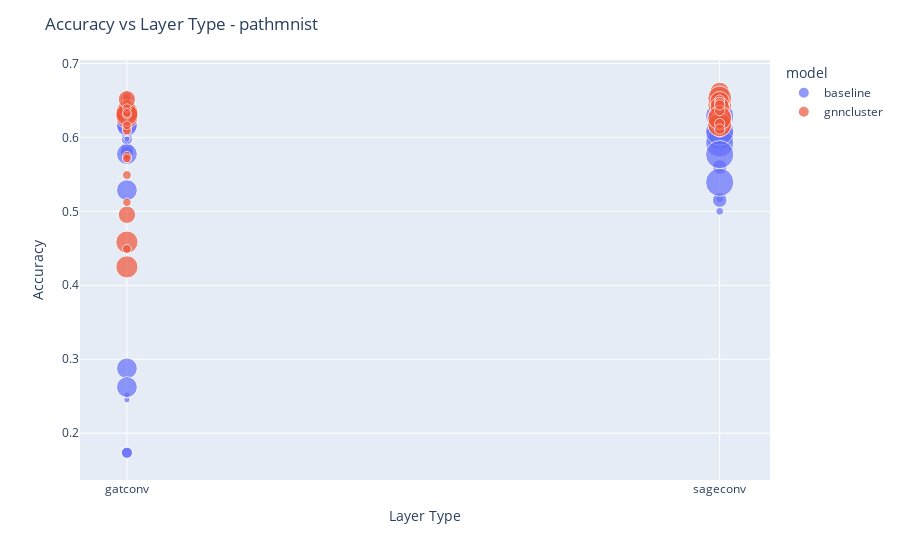

The cell this chart's notebook holds for it:
### Code cell
'''
Load /home/uz1/projects/GCN/GraphGym/run/results-main-cluster-/example_graph_cluster_grid_example_cluster/agg/test_best.csv as baseline
and 
load 
/home/uz1/projects/GCN/GraphGym/run/results-main-deepsnap/example_graph_grid_example/agg/test_best.csv as gnncluster



'''
import plotly.express as px
import pandas as pd
data = pd.read_csv("/home/uz1/projects/GCN/GraphGym/run/results-deepsnap-cluster-grid-blood/example_graph_cluster_grid_example_cluster/agg/test_best.csv")
data2 = pd.read_csv("/home/uz1/projects/GCN/GraphGym/run/results/deepsnap-cluster-grid-blood/example_graph_cluster_grid_example_cluster/agg/test_best.csv")
#add a column to data2 to indicate that it is gnncluster
data2['model'] = 'gnncluster'
data['model'] = 'baseline'
data = pd.concat([data,data2])
print(data.head())
#plot l_typ vs accuracy with model as color - scatterplot
fig = px.scatter(data, x="l_typ", y="accuracy", color="model",size='params')
#xaxis is dim modify layout
fig.update_layout(xaxis_title="Layer Type",yaxis_title="Accuracy",title="Accuracy vs Layer Type - pathmnist ")
#modify xaxis ticks to be the same as dim
fig.update_xaxes(tickvals=data['l_typ'].unique())
fig.show()

### Figure 1 — Plotly figure (JSON) as saved in the notebook; plotly's stock layout.template omitted (floating-point values rounded to 4 significant figures)
{"data": [{"hovertemplate": "model=baseline<br>l_typ=%{x}<br>accuracy=%{y}<br>params=%{marker.size}<extra></extra>", "legendgroup": "baseline", "marker": {"color": "#636efa", "size": [199945, 199945, 530953, 530953, 1586185, 1586185, 199945, 199945, 530953, 530953, 1586185, 1586185, 199945, 199945, 530953, 530953, 1586185, 1586185, 264457, 264457, 791049, 791049, 2630665, 2630665, 264457, 264457, 791049, 791049, 2630665, 2630665, 264457, 264457, 791049, 791049, 2630665, 2630665, 335113, 335113, 1063433, 1063433, 3699721, 3699721, 335113, 335113, 1063433, 1063433, 3699721, 3699721, 335113, 335113, 1063433, 1063433, 3699721, 3699721, 528649, 528649, 1843721, 1843721, 6833161, 6833161, 528649, 528649, 1843721, 1843721, 6833161, 6833161, 528649, 528649, 1843721, 1843721, 6833161, 6833161], "sizemode": "area", "sizeref": 17080.0, "symbol": "circle"}, "mode": "markers", "name": "baseline", "orientation": "v", "showlegend": true, "type": "scatter", "x": ["gatconv", "gatconv", "gatconv", "gatconv", "gatconv", "gatconv", "gatconv", "gatconv", "gatconv", "gatconv", "gatconv", "gatconv", "gatconv", "gatconv", "gatconv", "gatconv", "gatconv", "gatconv", "sageconv", "sageconv", "sageconv", "sageconv", "sageconv", "sageconv", "sageconv", "sageconv", "sageconv", "sageconv", "sageconv", "sageconv", "sageconv", "sageconv", "sageconv", "sageconv", "sageconv", "sageconv", "gatconv", "gatconv", "gatconv", "gatconv", "gatconv", "gatconv", "gatconv", "gatconv", "gatconv", "gatconv", "gatconv", "gatconv", "gatconv", "gatconv", "gatconv", "gatconv", "gatconv", "gatconv", "sageconv", "sageconv", "sageconv", "sageconv", "sageconv", "sageconv", "sageconv", "sageconv", "sageconv", "sageconv", "sageconv", "sageconv", "sageconv", "sageconv", "sageconv", "sageconv", "sageconv", "sageconv"], "xaxis": "x", "y": [0.5749, 0.5679, 0.6118, 0.6222, 0.5838, 0.5793, 0.6432, 0.6401, 0.6235, 0.6328, 0.6241, 0.6373, 0.6118, 0.6294, 0.6227, 0.6322, 0.6524, 0.6426, 0.6261, 0.6241, 0.6121, 0.6208, 0.6157, 0.625, 0.6269, 0.6255, 0.616, 0.6337, 0.623, 0.6306, 0.602, 0.6054, 0.6241, 0.6291, 0.6389, 0.6308, 0.5944, 0.6202, 0.5975, 0.6045, 0.5287, 0.5774, 0.5978, 0.6152, 0.6143, 0.6138, 0.6149, 0.6166, 0.2452, 0.2516, 0.1735, 0.1735, 0.2877, 0.2623, 0.63, 0.621, 0.6174, 0.6222, 0.6029, 0.5925, 0.6258, 0.6182, 0.611, 0.6144, 0.6084, 0.6289, 0.5001, 0.5169, 0.5152, 0.56, 0.5393, 0.5768], "yaxis": "y"}, {"hovertemplate": "model=gnncluster<br>l_typ=%{x}<br>accuracy=%{y}<br>params=%{marker.size}<extra></extra>", "legendgroup": "gnncluster", "marker": {"color": "#EF553B", "size": [2573321, 2573321, 597001, 597001, 597001, 597001, 4214281, 4214281, 663049, 663049, 663049, 663049, 2573321, 2573321, 597001, 597001, 597001, 597001, 4214281, 4214281, 663049, 663049, 663049, 663049, 2573321, 2573321, 597001, 597001, 597001, 597001, 4214281, 4214281, 663049, 663049, 663049, 663049, 3226633, 3226633, 857097, 857097, 857097, 857097, 4867593, 4867593, 923145, 923145, 923145, 923145, 3226633, 3226633, 857097, 857097, 857097, 857097, 4867593, 4867593, 923145, 923145, 923145, 923145, 3226633, 3226633, 857097, 857097, 857097, 857097, 4867593, 4867593, 923145, 923145, 923145, 923145], "sizemode": "area", "sizeref": 17080.0, "symbol": "circle"}, "mode": "markers", "name": "gnncluster", "orientation": "v", "showlegend": true, "type": "scatter", "x": ["gatconv", "gatconv", "gatconv", "gatconv", "gatconv", "gatconv", "gatconv", "gatconv", "gatconv", "gatconv", "gatconv", "gatconv", "gatconv", "gatconv", "gatconv", "gatconv", "gatconv", "gatconv", "gatconv", "gatconv", "gatconv", "gatconv", "gatconv", "gatconv", "gatconv", "gatconv", "gatconv", "gatconv", "gatconv", "gatconv", "gatconv", "gatconv", "gatconv", "gatconv", "gatconv", "gatconv", "sageconv", "sageconv", "sageconv", "sageconv", "sageconv", "sageconv", "sageconv", "sageconv", "sageconv", "sageconv", "sageconv", "sageconv", "sageconv", "sageconv", "sageconv", "sageconv", "sageconv", "sageconv", "sageconv", "sageconv", "sageconv", "sageconv", "sageconv", "sageconv", "sageconv", "sageconv", "sageconv", "sageconv", "sageconv", "sageconv", "sageconv", "sageconv", "sageconv", "sageconv", "sageconv", "sageconv"], "xaxis": "x", "y": [0.6356, 0.6415, 0.644, 0.6297, 0.6356, 0.6079, 0.6272, 0.6322, 0.6465, 0.6306, 0.6121, 0.6096, 0.6406, 0.639, 0.639, 0.6574, 0.6205, 0.6507, 0.6339, 0.6306, 0.6541, 0.6457, 0.5491, 0.6163, 0.4954, 0.6516, 0.6306, 0.6398, 0.5122, 0.5709, 0.4584, 0.4249, 0.5751, 0.6331, 0.4492, 0.5718, 0.6297, 0.6398, 0.6222, 0.6507, 0.6356, 0.6306, 0.644, 0.618, 0.6188, 0.6423, 0.6306, 0.6314, 0.6188, 0.6616, 0.6322, 0.6289, 0.6373, 0.6297, 0.6532, 0.6255, 0.6272, 0.6364, 0.6096, 0.6448, 0.649, 0.6415, 0.6507, 0.6474, 0.6071, 0.6163, 0.6171, 0.6264, 0.6364, 0.644, 0.6188, 0.6113], "yaxis": "y"}], "layout": {"legend": {"itemsizing": "constant", "title": {"text": "model"}, "tracegroupgap": 0}, "margin": {"t": 60}, "title": {"text": "Accuracy vs Layer Type - pathmnist "}, "xaxis": {"anchor": "y", "domain": [0, 1], "tickvals": ["gatconv", "sageconv"], "title": {"text": "Layer Type"}}, "yaxis": {"anchor": "x", "domain": [0, 1], "title": {"text": "Accuracy"}}}}
